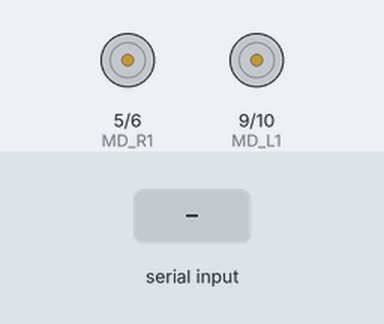
A sketch run on a simulated Arduino Uno, built with avr-gcc and run on an emulated ATmega328P. Shown: motor-driver pin pairs drawn as motors (green arrow = first pin HIGH = forward, orange = second pin HIGH = backward, longer = more drive). The inputs (shaded band) are chosen by the test bench.

Above: at 1.2 s.
1.3 s: "90,45,200\n" received over Serial
At 2.0 s:
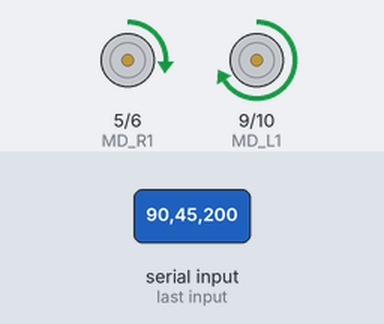
3.7 s: "30,150,10\n" received over Serial
At 3.87 s:
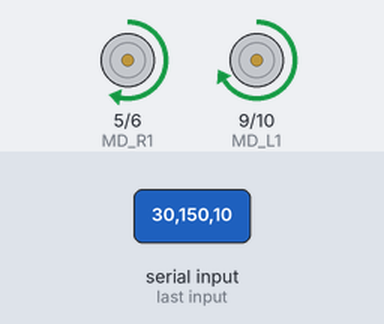
5.5 s: "90,45\n" received over Serial
At 6.1 s:
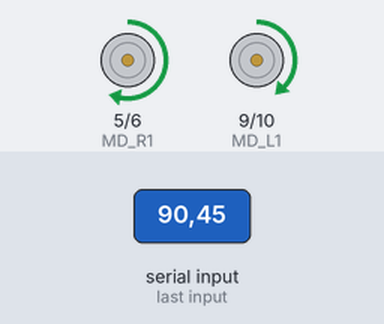
7.9 s: "5\n" received over Serial
At 8.3 s:
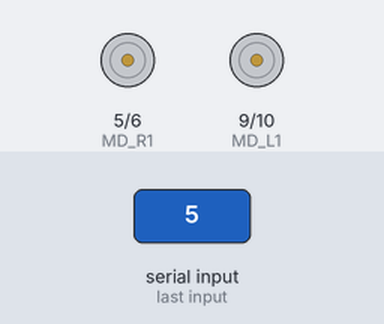
9.4 s: "90\n" received over Serial
At 10.1 s:
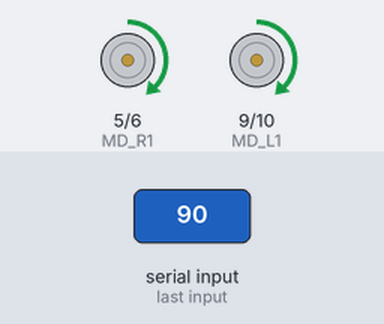
11.8 s: "200\n" received over Serial
At 12.3 s:
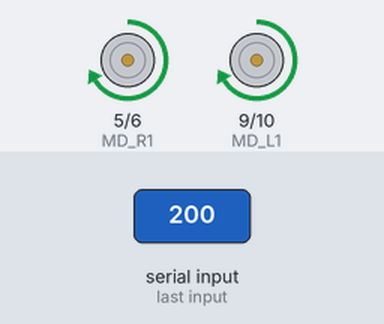
Timing chart, 0 to 15.3 s (numbered marks = the images above; inputs shaded):
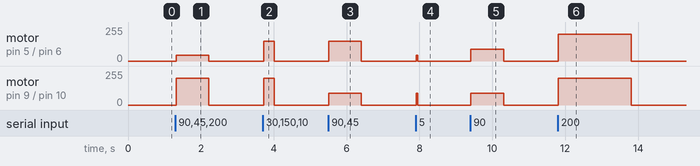

Measured:
- after the input at 1.3 s, motor on pin 5 (MD_R1) / pin 6 (MD_R2): stopped → forward 45/255 at once, → stopped 0.89 s later; motor on pin 9 (MD_L1) / pin 10 (MD_L2): stopped → forward 200/255 at once, → stopped 0.89 s later
- after the input at 3.7 s, motor on pin 5 (MD_R1) / pin 6 (MD_R2): stopped → forward 150/255 at once, → stopped 0.29 s later; motor on pin 9 (MD_L1) / pin 10 (MD_L2): stopped → forward 200/255 at once, → stopped 0.29 s later
- after the input at 5.5 s, motor on pin 5 (MD_R1) / pin 6 (MD_R2): stopped → forward 150/255 at once, → stopped 0.89 s later; motor on pin 9 (MD_L1) / pin 10 (MD_L2): stopped → forward 90/255 at once, → stopped 0.89 s later
- after the input at 7.9 s, motor on pin 5 (MD_R1) / pin 6 (MD_R2): stopped → forward 45/255 at once, → stopped 0.04 s later; motor on pin 9 (MD_L1) / pin 10 (MD_L2): stopped → forward 90/255 at once, → stopped 0.04 s later
- after the input at 9.4 s, motor on pin 5 (MD_R1) / pin 6 (MD_R2), motor on pin 9 (MD_L1) / pin 10 (MD_L2): stopped → forward 90/255 at once, → stopped 0.89 s later
- after the input at 11.8 s, motor on pin 5 (MD_R1) / pin 6 (MD_R2), motor on pin 9 (MD_L1) / pin 10 (MD_L2): stopped → forward 200/255 at once, → stopped 2.0 s later

The sketch:

robot.ino
```cpp
#define MD_L1 9 // left motor
#define MD_L2 10 // left motor
#define MD_R1 5 // right motor
#define MD_R2 6 // right motor
#define dist  4 //sensor slot 1

int distance = 0;
char serialBuff[32];
int bufferIndex = 0;
int runtime = 0;
int powl = 0;
int powl_for = 0;
int powl_back = 0;
int powr = 0;
int powr_for = 0;
int powr_back = 0;

long readDistance(int triggerPin, int echoPin)
{
  pinMode(triggerPin, OUTPUT);
  digitalWrite(triggerPin, LOW);
  delayMicroseconds(2);
  digitalWrite(triggerPin, HIGH);
  delayMicroseconds(10);
  digitalWrite(triggerPin, LOW);
  pinMode(echoPin, INPUT);
  return pulseIn(echoPin, HIGH);
}

void setup() {
  // put your setup code here, to run once:
  Serial.begin(115200);
  pinMode(MD_R1, OUTPUT);
  pinMode(MD_R2, OUTPUT);
  pinMode(MD_L1, OUTPUT);
  pinMode(MD_L2, OUTPUT);
  pinMode(dist, INPUT);
}

void loop() {

  delay(10);
  //Serial.println(runtime);

  if(runtime > 0){
    runtime--;
  }

  if(runtime > 0 ){
    analogWrite(MD_R1, powr_for);
    analogWrite(MD_R2, powr_back);
    analogWrite(MD_L1, powl_for);
    analogWrite(MD_L2, powl_back);
  } else {
    analogWrite(MD_R1, 0);
    analogWrite(MD_R2, 0);
    analogWrite(MD_L1, 0);
    analogWrite(MD_L2, 0);
  }
}


void serialEvent() {
  while (Serial.available()) {
    char c = Serial.read();
    serialBuff[bufferIndex] = c;
    if( c == '\n' || c == '\0') {
      serialBuff[bufferIndex] = '\0';
      String succ = serialBuff;
      int ind1 = succ.indexOf(',');
      runtime = succ.substring(0, ind1).toInt();
      int ind2 = succ.indexOf(',', ind1+1);
      powr = succ.substring(ind1+1, ind2).toInt();
      if(powr < 0){
        powr_for = 0;
        powr_back = powr;
      }
      else if (powr > 0){
        powr_for = powr;
        powr_back = 0;
      }
      else{
        powr_for = 0;
        powr_back = 0;
      }
      int ind3 = succ.indexOf(',', ind2+1);
      powl = succ.substring(ind2+1, ind3).toInt();
      if(powl < 0){
        powl_for = 0;
        powl_back = powl;
      }
      else if (powl > 0){
        powl_for = powl;
        powl_back = 0;
      }
      else{
        powl_for = 0;
        powl_back = 0;
      }
      bufferIndex = 0;
    }
    else {
      if (bufferIndex < 31){
        bufferIndex++;
      }
    }
  }
}
```
